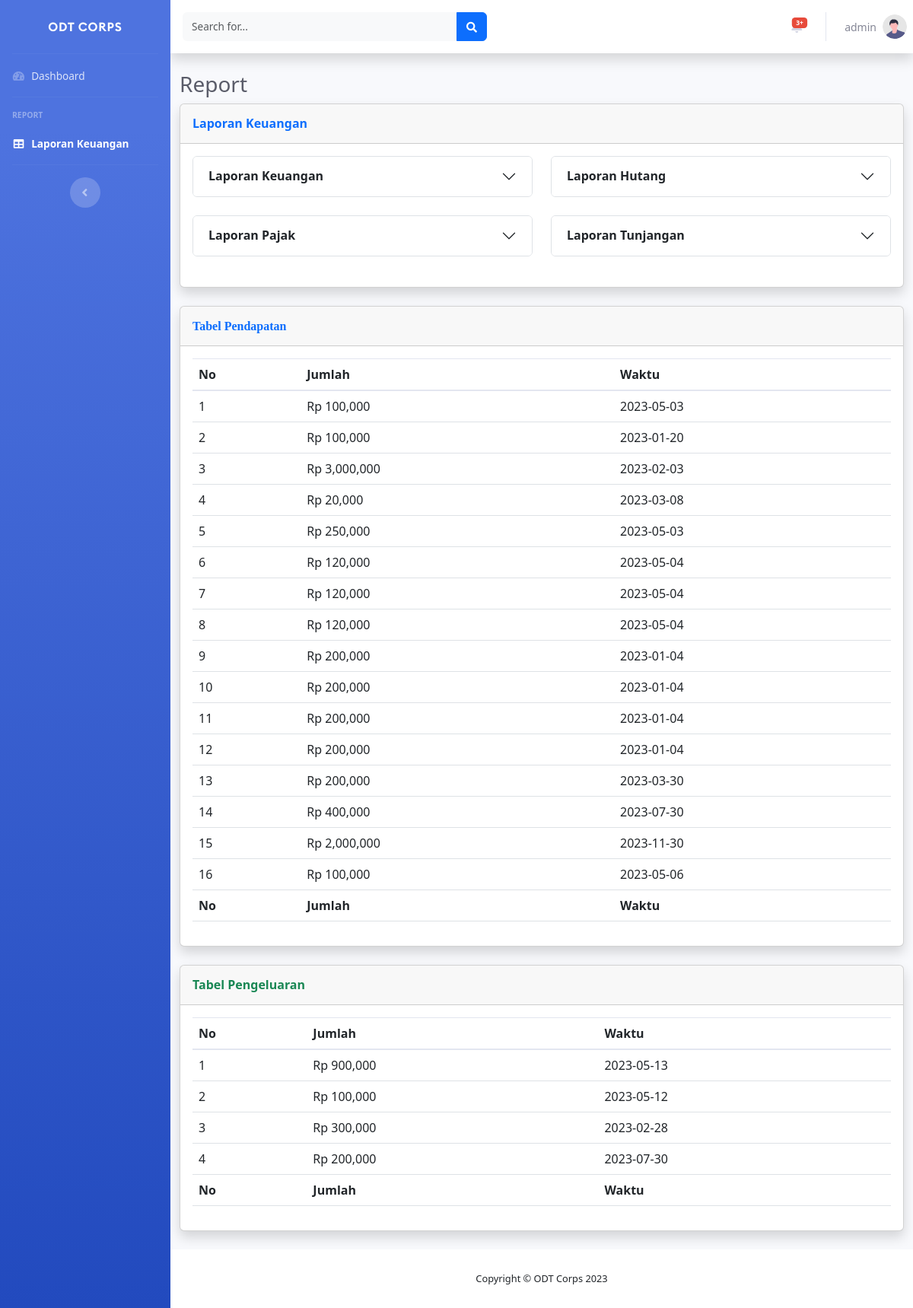
Screenshot of /tables.php (signed in) with the database file from the repository.
### tables this page shows
CREATE TABLE `pendapatan` (
  `id` int NOT NULL,
  `jumlah` varchar(900) NOT NULL,
  `waktu` date NOT NULL
);

CREATE TABLE `pengeluaran` (
  `id` int NOT NULL,
  `jumlah` varchar(900) NOT NULL,
  `waktu` date NOT NULL
);

### tables.php (the view, shortened to what this page needs)
<?php
include "php/connect.php";
 $det_pdp = "SELECT * FROM pendapatan";
 $result_dpdp = $conn->query($det_pdp);
 $det_pgl = "SELECT * FROM pengeluaran";
 $result_dpgl = $conn->query($det_pgl);
?>
<!DOCTYPE html>
<html lang="en">
<head>
    <link href="vendor/fontawesome-free/css/all.min.css" rel="stylesheet" type="text/css">
    <link href="css/sb-admin-2.min.css" rel="stylesheet">
    <link href="vendor/datatables/dataTables.bootstrap4.min.css" rel="stylesheet">
    <link href="https://cdn.jsdelivr.net/npm/bootstrap@5.3.0-alpha3/dist/css/bootstrap.min.css" rel="stylesheet">
<link rel="stylesheet" href="fonts/font.css">
</head>
<body id="page-top">
    <div id="wrapper">
        <ul class="navbar-nav bg-gradient-primary sidebar sidebar-dark accordion" id="accordionSidebar">
            <a class="sidebar-brand d-flex align-items-center justify-content-center" href="index.php">
                <div class="sidebar-brand-text mx-3 font-weight-bold ff-logo">ODT Corps</div>
            </a>
            <hr class="sidebar-divider my-0">
            <li class="nav-item">
                <a class="nav-link" href="index.php">
                    <i class="fas fa-fw fa-tachometer-alt"></i>
                    <span>Dashboard</span></a>
            </li>
            <hr class="sidebar-divider">
            <div class="sidebar-heading">
                Report
            </div>
            <li class="nav-item active">
                <a class="nav-link" href="tables.php">
                    <i class="fas fa-fw fa-table"></i>
                    <span>Laporan Keuangan</span></a>
            </li>
            <hr class="sidebar-divider d-none d-md-block">
            <div class="text-center d-none d-md-inline">
                <button class="rounded-circle border-0" id="sidebarToggle"></button>
            </div>
        </ul>
        <div id="content-wrapper" class="d-flex flex-column">
            <div id="content">
                <nav class="navbar navbar-expand navbar-light bg-white topbar mb-4 static-top shadow">
                    <form class="d-none d-sm-inline-block form-inline mr-auto ml-md-3 my-2 my-md-0 mw-100 navbar-search">
                        <div class="input-group">
                            <input type="text" class="form-control bg-light border-0 small" placeholder="Search for..." aria-label="Search" aria-describedby="basic-addon2">
                            <div class="input-group-append">
                                <button class="btn btn-primary" type="button">
                                    <i class="fas fa-search fa-sm"></i>
                                </button>
                            </div>
                        </div>
                    </form>
                    <ul class="navbar-nav ml-auto">
                        <li class="nav-item dropdown no-arrow mx-1">
                            <a class="nav-link dropdown-toggle" href="#" id="alertsDropdown" role="button" data-toggle="dropdown" aria-haspopup="true" aria-expanded="false">
                                <span class="badge badge-danger badge-counter">3+</span>
                            </a>
                        </li>
                        <li class="nav-item dropdown no-arrow">
                            <a class="nav-link dropdown-toggle" href="#" id="userDropdown" role="button" data-toggle="dropdown" aria-haspopup="true" aria-expanded="false">
                                <span class="mr-2 d-none d-lg-inline text-gray-600 small"><?php echo $_SESSION['name']?></span>
                                <img class="img-profile rounded-circle" src="img/undraw_profile.svg">
                            </a>
                        </li>
                    </ul>
                </nav>
                <div class="container-fluid">
                    <h1 class="h3 mb-2 text-gray-800">Report</h1>
                    <div class="card shadow mb-4">
                        <div class="card-header py-3">
                            <h6 class="m-0 font-weight-bold text-primary">Laporan Keuangan</h6>
                        </div>
                        <div class="card-body">
                            <div class="row">
                                <div class="accordion col-xl-6 col-lg-6" id="accordionExample">
                                    <div class="accordion-item mb-4">
                                        <h2 class="accordion-header">
                                            <button class="accordion-button collapsed font-weight-bold" type="button" data-bs-toggle="collapse" data-bs-target="#collapseOne" aria-expanded="false" aria-controls="collapseOne">
                                                    Laporan Keuangan
                                                </button>
                                        </h2>
                                    </div>
                                </div>
                                <div class="accordion col-xl-6 col-lg-6" id="accordionExample">
                                    <div class="accordion-item mb-4">
                                        <h2 class="accordion-header">
                                            <button class="accordion-button collapsed font-weight-bold" type="button" data-bs-toggle="collapse" data-bs-target="#collapseTwo" aria-expanded="false" aria-controls="collapseTwo">
                                                    Laporan Hutang
                                                </button>
                                        </h2>
                                    </div>
                                </div>
                                <div class="accordion col-xl-6 col-lg-6" id="accordionExample">
                                    <div class="accordion-item mb-4">
                                        <h2 class="accordion-header">
                                            <button class="accordion-button collapsed font-weight-bold" type="button" data-bs-toggle="collapse" data-bs-target="#collapseThree" aria-expanded="false" aria-controls="collapseThree">
                                                    Laporan Pajak
                                                </button>
                                        </h2>
                                    </div>
                                </div>
                                <div class="accordion col-xl-6 col-lg-6" id="accordionExample">
                                    <div class="accordion-item mb-4">
                                        <h2 class="accordion-header">
                                            <button class="accordion-button collapsed font-weight-bold" type="button" data-bs-toggle="collapse" data-bs-target="#collapseForth" aria-expanded="false" aria-controls="collapseForth">
                                                    Laporan Tunjangan
                                                </button>
                                        </h2>
                                    </div>
                                </div>
                            </div>
                        </div>
                    </div>
                    <div class="row">
                        <div class="col-xl-12 col-lg-12">
                            <div class="card shadow mb-4">
                                <div class="card-header py-3">
                                    <h6 class="m-0 font-weight-bold text-primary ff-sfBold">Tabel Pendapatan</h6>
                                </div>
                                <div class="card-body">
                                    <div class="table-responsive">
                                        <table class="table" id="" width="100%" cellspacing="0">
                                            <thead>
                                                <tr>
                                                    <th>No</th>
                                                    <th>Jumlah</th>
                                                    <th>Waktu</th>
                                                </tr>
                                            </thead>
                                            <tfoot>
                                                <tr>
                                                    <th>No</th>
                                                    <th>Jumlah</th>
                                                    <th>Waktu</th>
                                                </tr>
                                            </tfoot>
                                            <tbody>
                                            <?php
                while($rows_pdp=$result_dpdp->fetch_assoc())
                { ?>
                    <tr>
                    <td><?= $rows_pdp['id']?></td>
                    <td>Rp <?php echo number_format((float)$rows_pdp['jumlah'], 0,",") ?></td>
                    <td><?= $rows_pdp['waktu']?></td>
                </tr>
            <?php }?>
                                            </tbody>
                                        </table>
                                    </div>
                                </div>
                            </div>
                        </div>
                    </div>
                    <div class="row">
                        <div class="col-xl-12 col-lg-12">
                            <div class="card shadow mb-4">
                                <div class="card-header py-3">
                                    <h6 class="m-0 font-weight-bold text-success">Tabel Pengeluaran</h6>
                                </div>
                                <div class="card-body">
                                    <div class="table-responsive">
                                        <table class="table " id="" width="100%" cellspacing="0">
                                            <thead>
                                                <tr>
                                                    <th>No</th>
                                                    <th>Jumlah</th>
                                                    <th>Waktu</th>
                                                </tr>
                                            </thead>
                                            <tfoot>
                                                <tr>
                                                    <th>No</th>
                                                    <th>Jumlah</th>
                                                    <th>Waktu</th>
                                                </tr>
                                            </tfoot>
                                            <tbody>
                                            <?php while($rows_pgl=$result_dpgl->fetch_assoc())
                { ?>
                    <tr>
                    <td><?= $rows_pgl['id']?></td>
                    <td>Rp <?php echo number_format((float)$rows_pgl['jumlah'], 0,",") ?></td>
                    <td><?= $rows_pgl['waktu']?></td>
                </tr>
            <?php }?>
                                            </tbody>
                                        </table>
                                    </div>
                                </div>
                            </div>
                        </div>
                    </div>
                </div>
            </div>
            <footer class="sticky-footer bg-white">
                <div class="container my-auto">
                    <div class="copyright text-center my-auto">
                        <span>Copyright &copy; ODT Corps 2023</span>
                    </div>
                </div>
            </footer>
        </div>
    </div>
</body>
</html>

### rows the page displays
pendapatan: id "1", jumlah "100,000", waktu "2023-05-03"
pendapatan: id "2", jumlah "100,000", waktu "2023-01-20"
pendapatan: id "3", jumlah "3,000,000", waktu "2023-02-03"
pendapatan: id "4", jumlah "20,000", waktu "2023-03-08"
pendapatan: id "5", jumlah "250,000", waktu "2023-05-03"
pendapatan: id "6", jumlah "120,000", waktu "2023-05-04"
pendapatan: id "7", jumlah "120,000", waktu "2023-05-04"
pendapatan: id "8", jumlah "120,000", waktu "2023-05-04"
pendapatan: id "9", jumlah "200,000", waktu "2023-01-04"
pendapatan: id "10", jumlah "200,000", waktu "2023-01-04"
pendapatan: id "11", jumlah "200,000", waktu "2023-01-04"
pendapatan: id "12", jumlah "200,000", waktu "2023-01-04"
pendapatan: id "13", jumlah "200,000", waktu "2023-03-30"
pendapatan: id "14", jumlah "400,000", waktu "2023-07-30"
pendapatan: id "15", jumlah "2,000,000", waktu "2023-11-30"
pendapatan: id "16", jumlah "100,000", waktu "2023-05-06"
pengeluaran: id "1", jumlah "900,000", waktu "2023-05-13"
pengeluaran: id "2", jumlah "100,000", waktu "2023-05-12"
pengeluaran: id "3", jumlah "300,000", waktu "2023-02-28"
pengeluaran: id "4", jumlah "200,000", waktu "2023-07-30"

### other values shown
$_SESSION['name'] "admin"
